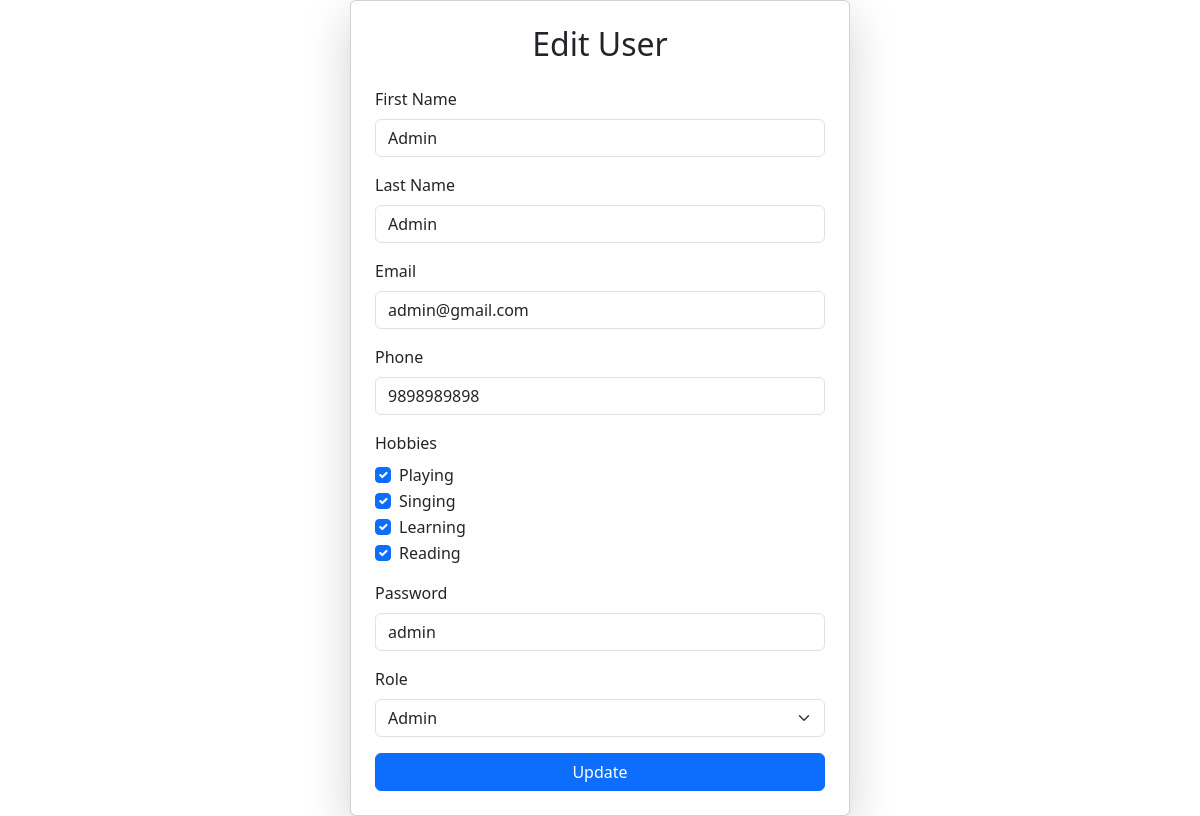
Page /edit_user.php?id=1 (signed in) on the committed database.
### tables this page shows
CREATE TABLE `users` (
  `id` int(11) NOT NULL,
  `first_name` varchar(50) DEFAULT NULL,
  `last_name` varchar(50) DEFAULT NULL,
  `email` varchar(100) DEFAULT NULL,
  `phone` varchar(15) DEFAULT NULL,
  `hobbies` varchar(255) DEFAULT NULL,
  `password` varchar(255) DEFAULT NULL,
  `cpassword` varchar(30) NOT NULL,
  `role` enum('admin','user') DEFAULT 'user'
);

### edit_user.php (the view, shortened to what this page needs)
<?php
include 'db.php';
$id = $_GET['id'];
$result = mysqli_query($conn, "SELECT * FROM users WHERE id='$id'");
$user = mysqli_fetch_assoc($result);
?>
<!DOCTYPE html>
<html>
<head>
    <link href="https://cdn.jsdelivr.net/npm/bootstrap@5.3.0-alpha1/dist/css/bootstrap.min.css" rel="stylesheet">
</head>
<body>
<div class="container d-flex justify-content-center align-items-center min-vh-100">
    <div class="card shadow-lg p-4" style="max-width: 500px; width: 100%;">
        <h2 class="text-center mb-4">Edit User</h2>
        <form method="post">
            <div class="mb-3">
                <label class="form-label">First Name</label>
                <input type="text" name="first_name" value="<?= $user['first_name'] ?>" class="form-control" required>
            </div>
            <div class="mb-3">
                <label class="form-label">Last Name</label>
                <input type="text" name="last_name" value="<?= $user['last_name'] ?>" class="form-control" required>
            </div>
            <div class="mb-3">
                <label class="form-label">Email</label>
                <input type="email" name="email" value="<?= $user['email'] ?>" class="form-control" required>
            </div>
            <div class="mb-3">
                <label class="form-label">Phone</label>
                <input type="text" name="phone" value="<?= $user['phone'] ?>" class="form-control" maxlength="10" pattern="\d{10}" required>
            </div>
            <div class="mb-3">
                <label class="form-label">Hobbies</label><br>
                <?php $user_hobbies = explode(", ", $user['hobbies']); ?>
                <?php
                $all_hobbies = ['Playing', 'Singing', 'Learning', 'Reading'];
                foreach ($all_hobbies as $hobby) {
                    $checked = in_array($hobby, $user_hobbies) ? 'checked' : '';
                    echo "<div class='form-check'>
                            <input type='checkbox' class='form-check-input' name='hobbies[]' value='$hobby' $checked>
                            <label class='form-check-label'>$hobby</label>
                          </div>";
                }
                ?>
            </div>
            <div class="mb-3">
                <label class="form-label">Password</label>
                <input type="text" name="password" value="<?= $user['password'] ?>" class="form-control" required>
            </div>
            <div class="mb-3">
                <label class="form-label">Role</label>
                <select name="role" class="form-select" required>
                    <option value="admin" <?= $user['role'] == 'admin' ? 'selected' : '' ?>>Admin</option>
                </select>
            </div>
            <button class="btn btn-primary w-100">Update</button>
        </form>
    </div>
</div>
</body>
</html>

### rows in the picture
users: first_name "Admin", last_name "Admin", email "admin@gmail.com", phone "9898989898", password "admin", role "Admin"

### other values in the picture
$hobby "Playing"
$hobby "Singing"
$hobby "Learning"
$hobby "Reading"
